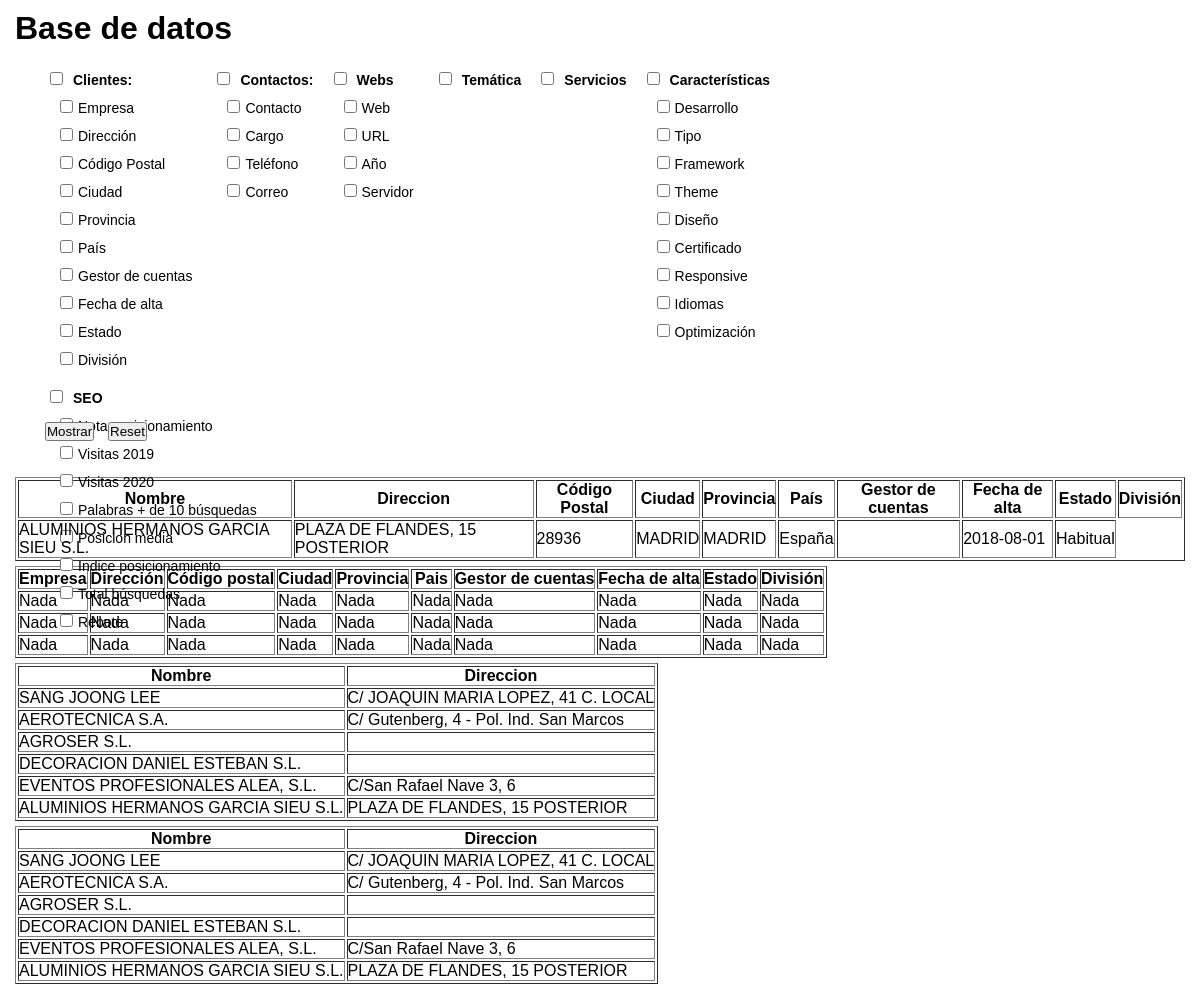
The app's page /web/index.php with its own data.
### tables this page shows
CREATE TABLE clientes (
id              int (255) auto_increment not null,
nombre          varchar (255) not null,
direccion       varchar (255) null,
codigo_postal   int (255) null,
ciudad          varchar (100) null,
provincia       varchar (100) null,
pais            varchar (100) null,
gestor_cuentas  varchar (255) null,
fecha_alta      date null,
baja            varchar (100) null,
division        varchar (100) null,
CONSTRAINT pk_clientes PRIMARY KEY(id),
CONSTRAINT uq_nombre UNIQUE(nombre)
);

### web/index.php (the view, shortened to what this page needs)
<?php require_once 'includes/conexion.php';?>
<!DOCTYPE html>
<html lang="es">
    <head>
        <link rel="stylesheet" type="text/css" href="./assets/css/style.css"/>
    </head>
    <body>
        <h1>Base de datos</h1>
        <div id="selector">
            <form method="POST" action="procesar_seleccion.php">
                <div id="columnas">
                <div id="clientes">
                    <input type="checkbox" name="clientes"/><b>Clientes:</b>
                    <ul>
                        <li><input type="checkbox" name="nombre"/>Empresa</li>
                        <li><input type="checkbox" name="direccion"/>Dirección</li>
                        <li><input type="checkbox" name="codigo_postal"/>Código Postal</li>
                        <li><input type="checkbox" name="ciudad"/>Ciudad</li>
                        <li><input type="checkbox" name="provincia"/>Provincia</li>
                        <li><input type="checkbox" name="pais"/>País</li>
                        <li><input type="checkbox" name="gestor_cuentas"/>Gestor de cuentas</li>
                        <li><input type="checkbox" name="fecha_alta"/>Fecha de alta</li>
                        <li><input type="checkbox" name="baja"/>Estado</li>
                        <li><input type="checkbox" name="division"/>División</li>
                    </ul>
                </div>
                <div id="contactos">
                    <input type="checkbox" name="contactos"/><b>Contactos:</b>
                    <ul>
                        <li><input type="checkbox" name="contacto"/>Contacto</li>
                        <li><input type="checkbox" name="cargo"/>Cargo</li>
                        <li><input type="checkbox" name="telefono"/>Teléfono</li>
                        <li><input type="checkbox" name="email"/>Correo</li>
                    </ul>
                </div>
                <div id="webs">
                    <input type="checkbox" name="webs"/><b>Webs</b>
                    <ul>
                        <li><input type="checkbox" name="web"/>Web</li>
                        <li><input type="checkbox" name="url"/>URL</li>
                        <li><input type="checkbox" name="ano"/>Año</li>
                        <li><input type="checkbox" name="servidor"/>Servidor</li>
                    </ul>
                </div>
                <div id="tematica">
                    <input type="checkbox" name="tematica"/><b>Temática</b>
                </div>
                <div id="servicios">
                    <input type="checkbox" name="servicios"/><b>Servicios</b>
                </div>
                <div id="caracteristicas">
                    <input type="checkbox" name="caracteristicas"/><b>Características</b>
                    <ul>
                        <li><input type="checkbox" name="desarrollo"/>Desarrollo</li>
                        <li><input type="checkbox" name="tipo"/>Tipo</li>
                        <li><input type="checkbox" name="framework"/>Framework</li>
                        <li><input type="checkbox" name="theme"/>Theme</li>
                        <li><input type="checkbox" name="design"/>Diseño</li>
                        <li><input type="checkbox" name="certificado"/>Certificado</li>
                        <li><input type="checkbox" name="responsive"/>Responsive</li>
                        <li><input type="checkbox" name="idiomas"/>Idiomas</li>
                        <li><input type="checkbox" name="seo"/>Optimización</li>
                    </ul>
                </div>
                <div id="seo">
                    <input type="checkbox" name="seo"/><b>SEO</b>
                    <ul>
                        <li><input type="checkbox" name="nota"/>Nota posicionamiento</li>
                        <li><input type="checkbox" name="visitas2019"/>Visitas 2019</li>
                        <li><input type="checkbox" name="visitas2020"/>Visitas 2020</li>
                        <li><input type="checkbox" name="palabras_mas_10_busquedas"/>Palabras + de 10 búsquedas</li>
                        <li><input type="checkbox" name="posicion_media"/>Posicion media</li>
                        <li><input type="checkbox" name="indice_posicionamiento"/>Indice posicionamiento</li>
                        <li><input type="checkbox" name="total_busquedas"/>Total búsquedas</li>
                        <li><input type="checkbox" name="rebote"/>Rebote</li>
                    </ul>
                </div>
                </div>
                <div id="botones">
                    <input type="submit" value="Mostrar"/>
                    <input type="reset" name="Restablecer"/>
                </div>
            </form>
        </div>
        <?php require_once 'procesar_seleccion.php'; ?>
         <table border="1">
            <tr>
                <th>Empresa</th>
                <th>Dirección</th>
                <th>Código postal</th>
                <th>Ciudad</th>
                <th>Provincia</th>
                <th>Pais</th>
                <th>Gestor de cuentas</th>
                <th>Fecha de alta</th>
                <th>Estado</th>
                <th>División</th>
            </tr>
            <tr>
                <td>Nada</td>
                <td>Nada</td>
                <td>Nada</td>
                <td>Nada</td>
                <td>Nada</td>
                <td>Nada</td>
                <td>Nada</td>
                <td>Nada</td>
                <td>Nada</td>
                <td>Nada</td>
            </tr>
            <tr>
                <td>Nada</td>
                <td>Nada</td>
                <td>Nada</td>
                <td>Nada</td>
                <td>Nada</td>
                <td>Nada</td>
                <td>Nada</td>
                <td>Nada</td>
                <td>Nada</td>
                <td>Nada</td>
            </tr>
            <tr>
                <td>Nada</td>
                <td>Nada</td>
                <td>Nada</td>
                <td>Nada</td>
                <td>Nada</td>
                <td>Nada</td>
                <td>Nada</td>
                <td>Nada</td>
                <td>Nada</td>
                <td>Nada</td>
            </tr>
        </table>
        <table border="1">
            <tr>
                <th>Nombre</th>
                <th>Direccion</th>
            </tr>
        <?php
            $sql = "SELECT nombre, direccion FROM clientes;";
            $consulta = mysqli_query($db, $sql);
            while($columna = mysqli_fetch_assoc($consulta)){
                $nombres= $columna['nombre'];
                $direcciones= $columna['direccion'];
        ?>
                <tr>
                    <td><?=$nombres?></td>
                    <td><?=$direcciones?></td>
                </tr>
        <?php
            }
        ?>
        </table>
<table border="1">
            <tr>
                <th>Nombre</th>
                <th>Direccion</th>
            </tr>
        <?php
            $nombre = "nombre";
            $direccion = "direccion";
            $sql = "SELECT $nombre, $direccion FROM clientes;";
            $consulta = mysqli_query($db, $sql);
            while($columna = mysqli_fetch_assoc($consulta)){
                $nombres= $columna['nombre'];
                $direcciones= $columna['direccion'];
        ?>
                <tr>
                    <td><?=$nombres?></td>
                    <td><?=$direcciones?></td>
                </tr>
        <?php
            }
        ?>
        </table>
    </body>
</html>

### web/procesar_seleccion.php (shortened to what this page needs)
<?php require_once 'includes/conexion.php';?>
<?php
if(!empty($_POST)){
    if(!empty($_POST['clientes'])){
        echo "LUNES";
    }
    if (!empty($_POST['contactos'])) {
        echo "MARTES";
    }
    if (!empty($_POST['webs'])) {
        echo "MIERCOLES";
    }
    if (!empty($_POST['tematica'])) {
        echo "JUEVES";
    }
    if (!empty($_POST['servicios'])) {
        echo "VIERNES";
    }
    if (!empty($_POST['caracteristicas'])) {
        echo "VIERNES";
    }
    if (!empty($_POST['seo'])) {
        echo "VIERNES";
    }
}else{?>
    <table border="1">
        <tr>
            <th>Nombre</th>
            <th>Direccion</th>
            <th>Código Postal</th>
            <th>Ciudad</th>
            <th>Provincia</th>
            <th>País</th>
            <th>Gestor de cuentas</th>
            <th>Fecha de alta</th>
            <th>Estado</th>
            <th>División</th>
        </tr>
        <?php
            $sql = "SELECT nombre, direccion, codigo_postal, ciudad, provincia, pais, gestor_cuentas, fecha_alta, baja, division FROM clientes;";
            $consulta = mysqli_query($db, $sql);
            while($columna = mysqli_fetch_assoc($consulta)){
                $nombres= $columna['nombre'];
                $direcciones= $columna['direccion'];
                $codigosPostales= $columna['codigo_postal'];
                $ciudades= $columna['ciudad'];
                $provincias= $columna['provincia'];
                $paises= $columna['pais'];
                $gestores= $columna['gestor_cuentas'];
                $altas= $columna['fecha_alta'];
                $estados= $columna['baja'];
            }
                ?>
            <tr>
                <td><?=$nombres?></td>
                <td><?=$direcciones?></td>
                <td><?=$codigosPostales?></td>
                <td><?=$ciudades?></td>
                <td><?=$provincias?></td>
                <td><?=$paises?></td>
                <td><?=$gestores?></td>
                <td><?=$altas?></td>
                <td><?=$estados?></td>
            </tr>
<?php }
?>

### web/assets/css/style.css (style rules this page uses)
* { margin: 5px; padding: 0px; font-family: sans-serif, Helvetica, Arial; text-decoration: none; }
#selector { width: 80%; height: 410px; margin-left: 15px; padding: 5px; font-size: 14px; }
#selector ul { list-style: none; }
#columnas { height: 350px; display: flex; flex-direction: column; flex-flow: wrap; }

### records on screen
clientes: nombre "ALUMINIOS HERMANOS GARCIA SIEU S.L.", direccion "PLAZA DE FLANDES, 15 POSTERIOR", codigo_postal "28936", ciudad "MADRID", provincia "MADRID", pais "España", fecha_alta "2018-08-01", baja "Habitual"
clientes: nombre "SANG JOONG LEE", direccion "C/ JOAQUIN MARIA LOPEZ, 41 C. LOCAL"
clientes: nombre "AEROTECNICA S.A.", direccion "C/ Gutenberg, 4 - Pol. Ind. San Marcos"
clientes: nombre "AGROSER S.L."
clientes: nombre "DECORACION DANIEL ESTEBAN S.L."
clientes: nombre "EVENTOS PROFESIONALES ALEA, S.L.", direccion "C/San Rafael Nave 3, 6"
